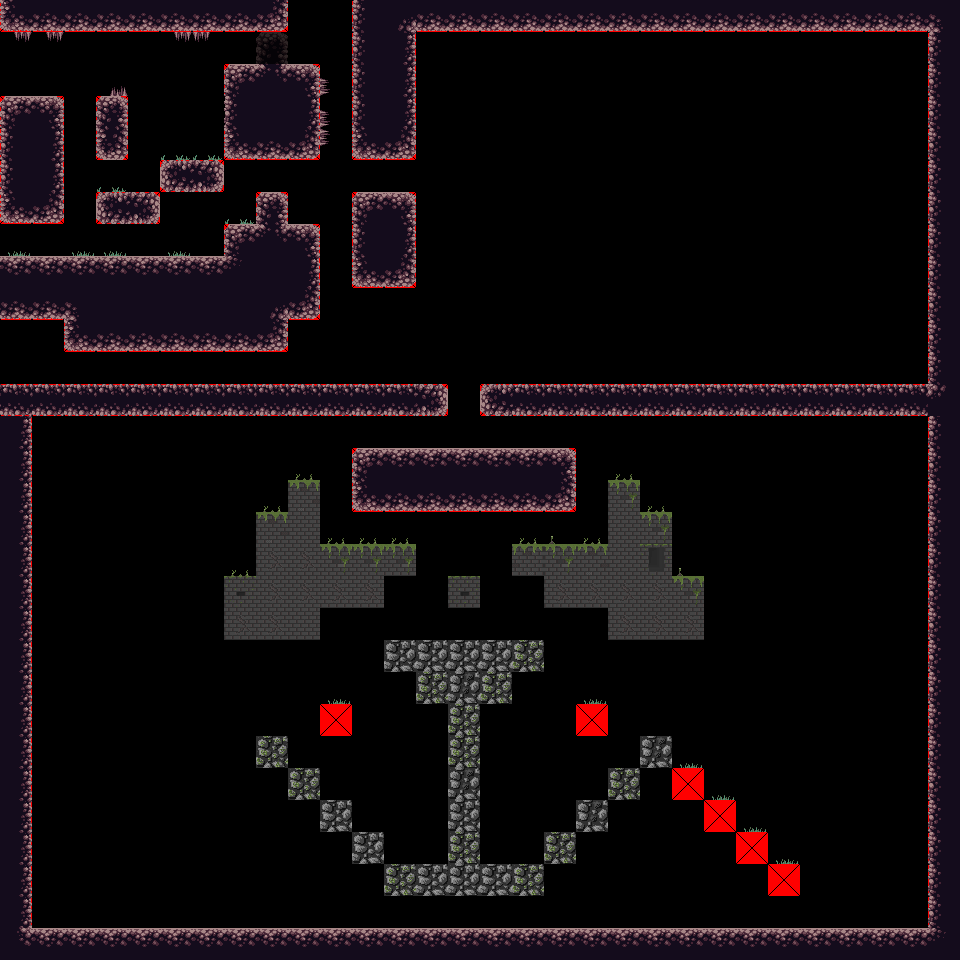

This is a level from a 2D game, rendered from its Tiled map with the project's own tilesets. A one-line summary and the map file follow, with tile-layer data summarised:
An orthogonal 30x30 tile map with 32x32 px tiles, 5 tile layers (Collision, Background 1, Main, Foreground, ...).

<map version="1.0" tiledversion="1.1.6" orientation="orthogonal" renderorder="left-up" width="30" height="30" tilewidth="32" tileheight="32" infinite="0" nextobjectid="8">
 <tileset firstgid="1" name="Tileset" tilewidth="32" tileheight="32" tilecount="80" columns="10">
  <image source="sheet.png" width="320" height="256" />
 </tileset>
 <layer name="Collision" width="30" height="30">
  <data>[900 cells, 275 non-empty, 1 distinct tile ids]</data>
 </layer>
 <layer name="Background 1" width="30" height="30" opacity="0.27">
  <data>[900 cells, 1 non-empty, 1 distinct tile ids]</data>
 </layer>
 <layer name="Main" width="30" height="30">
  <data>[900 cells, 283 non-empty, 27 distinct tile ids]</data>
 </layer>
 <layer name="Foreground" width="30" height="30">
  <data>[900 cells, 21 non-empty, 5 distinct tile ids]</data>
 </layer>
 <layer name="Stalagtites" width="30" height="30">
  <data>[900 cells, 18 non-empty, 4 distinct tile ids]</data>
 </layer>
</map>
